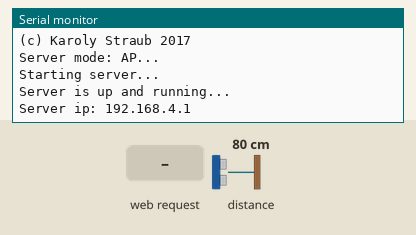
This sketch was run on a simulated ESP8266 (NodeMCU). Shown: the last lines printed to the serial monitor. Inputs (shaded band) come from the test bench; at power-on: distance to the obstacle 80 cm. The echo pulse lasts 58.3 µs per cm.

Above: at 1.2 s.
1.3 s: HTTP request GET /distance received
At 1.48 s:
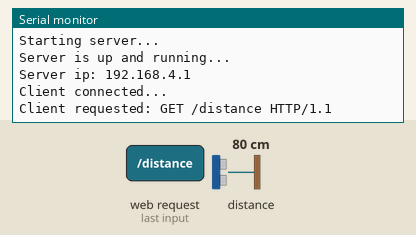
At 3.0 s:
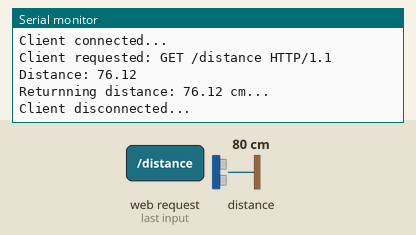

The sketch:

sketch_distance.ino
```cpp
#include <ESP8266WiFi.h>

const int trigPin = 2;  //D4
const int echoPin = 0;  //D3

WiFiServer server(80);

void setup() {
  pinMode(trigPin, OUTPUT);
  pinMode(echoPin, INPUT);
  Serial.begin(9600);
  WiFi.mode(WIFI_AP);
  WiFi.softAP("NODE_Distance", "SKL_120202");

  Serial.begin(115200);
  Serial.println("RUBBISH");
  Serial.println("NoDiMeU (Node Distance Measurement Unit) V 1.01");
  Serial.println("(c) Karoly Straub 2017");
  Serial.println("Server mode: AP...");
  Serial.println("Starting server...");
  server.begin();
  Serial.println("Server is up and running...");
  IPAddress serverIp = WiFi.softAPIP();
  Serial.print("Server ip: ");
  Serial.println(serverIp);
}

void loop() {
  WiFiClient client = server.available();
  if(!client){
    return;
  }
  Serial.println("Client connected...");
  String requestParam = client.readStringUntil('\r');
  Serial.print("Client requested: ");
  Serial.println(requestParam);
  client.flush();
  if(requestParam.indexOf("/distance") == -1){
    client.print("Unknown command...");
    Serial.println("Unknown commad...");
    Serial.println("Client disconnected...");
    return;
  }
  float distance = getDistance();
  Serial.print("Returnning distance: ");
  Serial.print(distance);
  Serial.println(" cm...");
  client.print(distance);
  delay(1);
  Serial.println("Client disconnected...");
  }

float getDistance(){
  long duration;
  float distance = 0.0f;
  float lastDistance = 0;
  float avgDistance;
  int i;
  for(i = 1; i < 50; i++){
    digitalWrite(trigPin, LOW);
    delayMicroseconds(2);

    digitalWrite(trigPin, HIGH);
    delayMicroseconds(10);
    digitalWrite(trigPin, LOW);

    duration = pulseIn(echoPin, HIGH);
    if ((duration * 0.034/2 - lastDistance > 2.0f)
    || duration * 0.034/2 - lastDistance < -2.0f)
    {
      if(lastDistance == 0.0f){
        lastDistance = duration * 0.034/2;
      }
      continue;
    }
    lastDistance = duration * 0.034/2;
    distance += lastDistance;
  }
  avgDistance = distance / i;
  Serial.print("Distance: ");
  Serial.println(avgDistance );
  return avgDistance;
}
```

Measured:
- after the input at 1.3 s, the serial monitor: prints a new line at once (image 1)
